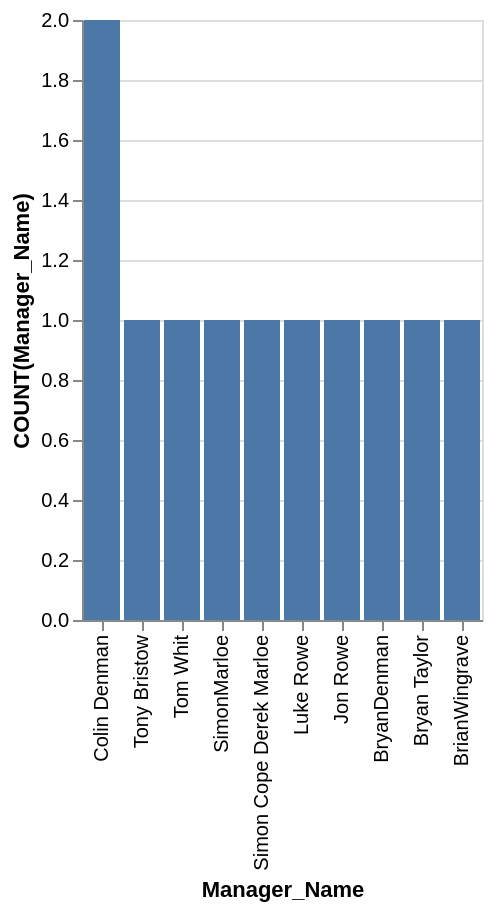

Write the Vega-Lite specification saved for this chart.
### Vega-Lite specification from a JSON file in a GitHub repository (floating-point values rounded to 4 significant figures)
{"data": {"values": [{"x_data": "Colin Denman", "y_data": 2}, {"x_data": "Tony Bristow", "y_data": 1}, {"x_data": "Tom Whit", "y_data": 1}, {"x_data": "SimonMarloe", "y_data": 1}, {"x_data": "Simon Cope Derek Marloe", "y_data": 1}, {"x_data": "Luke Rowe", "y_data": 1}, {"x_data": "Jon Rowe", "y_data": 1}, {"x_data": "BryanDenman", "y_data": 1}, {"x_data": "Bryan Taylor", "y_data": 1}, {"x_data": "BrianWingrave", "y_data": 1}]}, "mark": "bar", "encoding": {"x": {"field": "x_data", "type": "nominal", "title": "Manager_Name", "sort": {"op": "sum", "field": "y_data", "order": "descending"}}, "y": {"field": "y_data", "type": "quantitative", "title": "COUNT(Manager_Name)"}}}
